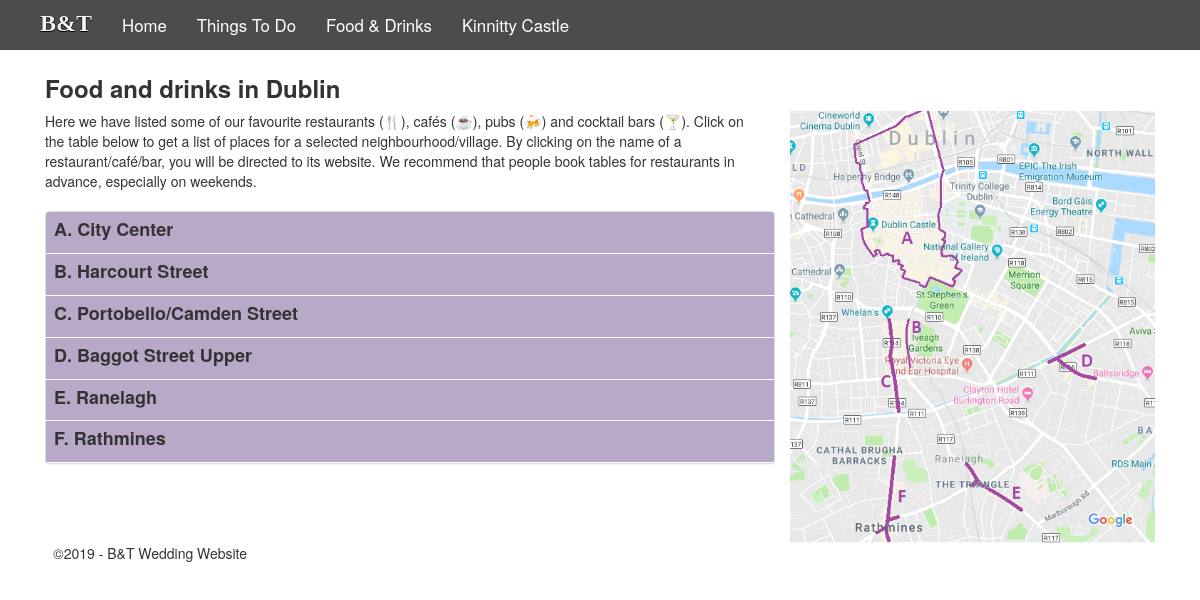
Page /restaurants (signed in) on the committed database.
### tables this page shows
CREATE TABLE Villages(
    [generated_id] INTEGER PRIMARY KEY, 
    [village_name] TEXT);

### DublinProject/views.py (the view)
@app.route('/restaurants')
def restaurants():
    if not authorized():
        return render_template('login.html')
    else:
       con = sqlite3.connect('database.db')
       con.row_factory = sqlite3.Row
       cur = con.cursor()
       cur.execute('''SELECT V.village_name,
                             R.name,
                             R.emoji,
                             R.short_description,
                             R.details,
                             R.website
                      FROM Villages V
                      JOIN Restaurants_Bars R ON V.generated_id=R.village_id''')
       rows = cur.fetchall()
       dict = {}
       for row in rows:
           key = row['village_name']
           if key in dict:
               dict[key].append(row)
           else:
                dict[key] = [row]
       return render_template("restaurants.html",rows = dict)

### DublinProject/views.py (called while the page is built)
def authorized():
    if not session.get('logged_in'):
        return False
    return True

### DublinProject/templates/restaurants.html (shortened to what this page needs)
﻿{% extends "layout.html" %}
{% block content %}
<div class="container">
    <div>
        <h3 class="title">Food and drinks in Dublin </h3>
    </div>
    <div class="column col-sm-8 villages">
        <p id="text">
            Here we have listed some of our favourite restaurants (&#127860;), cafés (&#9749;), pubs (&#127867;) and cocktail bars (&#127864;).
            Click on the table below to get a list of places for a selected neighbourhood/village.
            By clicking on the name of a restaurant/café/bar, you will be directed to its website.
            We recommend that people book tables for restaurants in advance, especially on weekends.
        </p>
        <div class="panel-group">
            <div class="panel panel-default">
                {% for key in rows|sort %}
                <div class="panel-heading accordion-toggle collapsed" data-toggle="collapse" data-target="#collapse{{key.replace(" ", "").replace(".", "").replace("/", "")}}">
                    <div class="row panel-title row_hover">
                        <table class="table responsive villageTitle">
                            <thead>
                                <tr>
                                    <td>
                                        <h4><b>{{key}}</b></h4>
                                    </td>
                                </tr>
                            </thead>
                        </table>
                    </div>
                </div>
                {% endfor %}
            </div>
        </div>
    </div>
    <div class="column col-sm-4 mapPlaces sticky">
        <img class="img-responsive" id="mapVillages" src="/static/images/villages.png" />
    </div>
</div>
    {% endblock %}

### DublinProject/static/content/site.css (style rules this page uses)
body { padding-top: 40px; padding-bottom: 20px; }
h3 { margin-top: 10px; }
body > div.container.body-content > div > div.column.col-sm-4 { padding-left: 5px; }
.title { padding-top: 5px; font-weight: bold; margin-bottom: 10px; }
h4 { margin-top: 0; margin-bottom: 5px; }
#text { padding-bottom: 10px; }
.collapsed { padding-top: 0px; padding-bottom: 0px; }
.villages { padding-left: 0px; padding-right: 10px; margin-bottom: 10px; }
.villages > div > div > div:nth-child(1), .villages > div > div > div:nth-child(3), .villages > div > div > div:nth-child(5), .villages > div > div > div:nth-child(7), .villages > div > div > div:nth-child(9), .villages > div > div > div:nth-child(11) { padding-top: 0; padding-bottom: 0; }
.villageTitle { background-color: #b8a9c9; }
#collapseACityCenter > div, #collapseBHarcourtStreet > div, #collapseCPortobelloCamdenStreet > div, #collapseDBaggotStreet > div, #collapseERanelagh > div, #collapseFRathmines > div, body > div.container.body-content > div > div.column.col-sm-8.villages > div > div > div:nth-child(1), body > div.container.body-content > div > div.column.col-sm-8.villages > div > div > div:nth-child(3), body > div.container.body-content > div > div.column.col-sm-8.villages > div > div > div:nth-child(5), body > div.container.body-content > div > div.column.col-sm-8.villages > div > div > div:nth-child(7), body > div.container.body-content > div > div.column.col-sm-8.villages > div > div > div:nth-child(9), body > div.container.body-content > div > div.column.col-sm-8.villages > div > div > div:nth-child(11) { padding-top: 0px; padding-bottom: 0px; margin-bottom: 1px; }
body > div.container.body-content > div > div.column.col-sm-4 { padding-right: 0; }
#text { margin-right: 10px; }
.sticky { position: -webkit-sticky; position: sticky; top: 110px; }
.table { margin: 0; }

### rows in the picture
Villages: village_name "A. City Center"
Villages: village_name "B. Harcourt Street"
Villages: village_name "C. Portobello/Camden Street"
Villages: village_name "D. Baggot Street Upper"
Villages: village_name "E. Ranelagh"
Villages: village_name "F. Rathmines"
